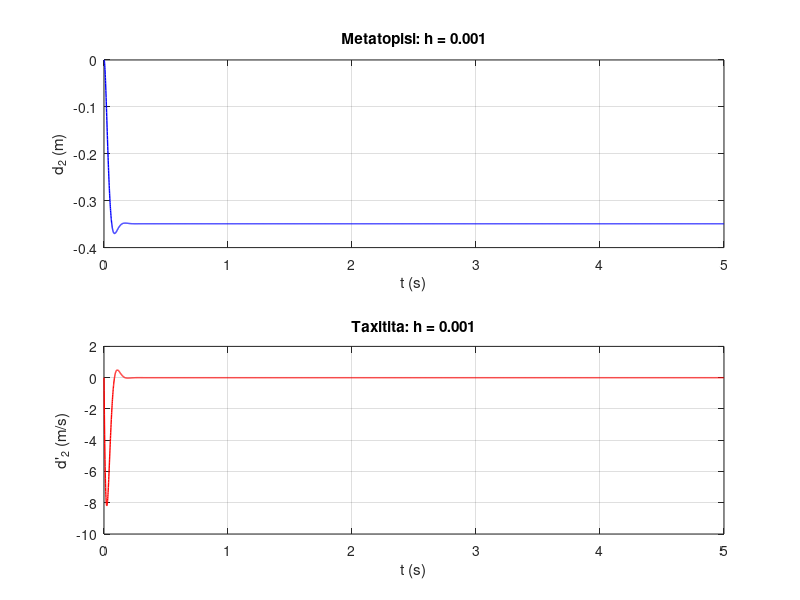
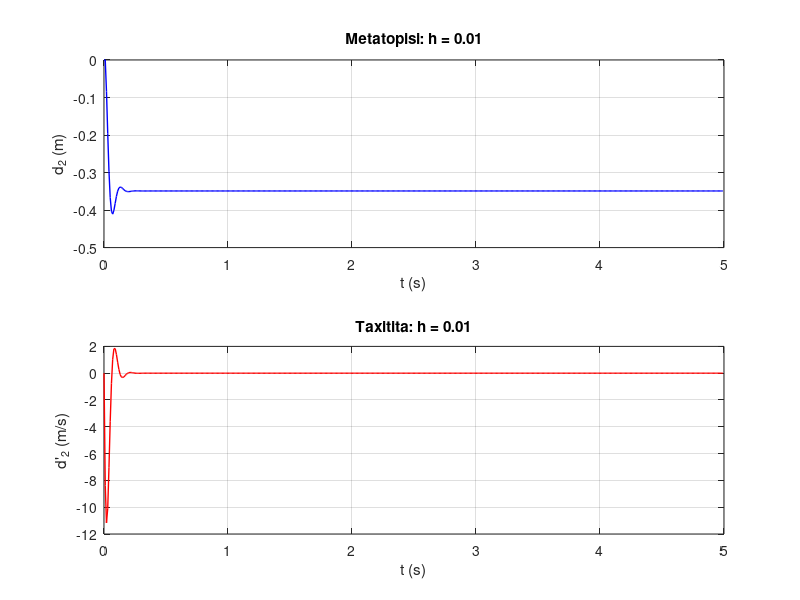
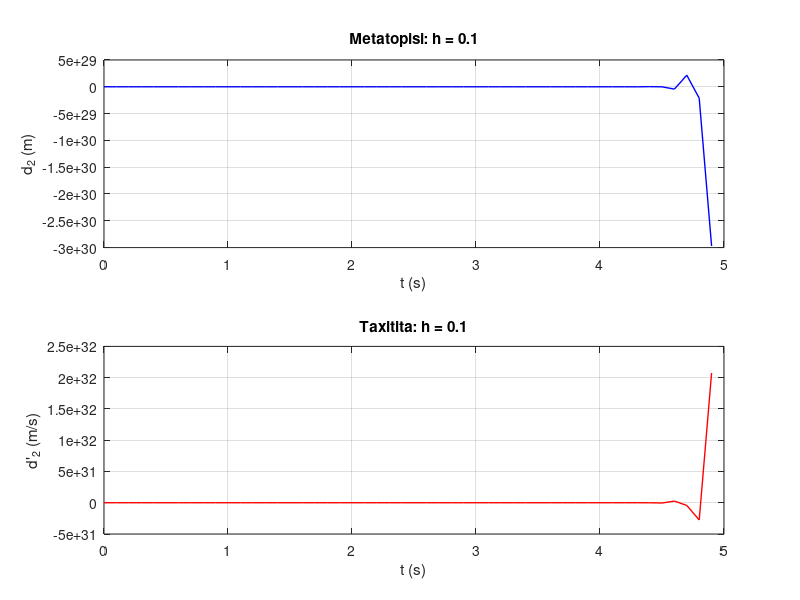

Write MATLAB code to recreate these figures, in order.
% Panagiotis Christodoulou AM 5501
% Charalampos Kounnapis AM 5401
% Dimitris Dimitriou AM 5399

% PINAKAS 3
AM=5501;
Kp2 = 1200.0;
Kd2 = 15.0 + AM / 300;
d2_des = -0.4 + AM / 100000;
%PINAKAS 2
m2 = 0.5;
g = 9.81;

h_values = [0.001, 0.01, 0.1]; % 3 times tou Vimatos

t_max = 5; % megistos xronos
for j = 1:length(h_values)    %for loop mexri to 3 (perni to length tou array vimatos)

    h = h_values(j); % perni tin timi h_values gia to analogo J (1,2,3)
    N = t_max / h; % arithmos vimatos
    t = 0:h:t_max-h; % xronos

    % arxikes sinthikes
    d2 = zeros(1, N);
    d2_tonos = zeros(1, N);
    d2(1) = 0; %arxiki thesi 0
    d2_tonos(1) = 0; % arxiki taxititas

    % Euler
    for i = 1:N-1
        % ypologismos tou d2'' xrisimopiontas tin tropopoimeni methodo euler 1d
        d2_dtonos = (Kp2 * (d2_des - d2(i)) - Kd2 * d2_tonos(i) - m2 * g) / m2;

        % enimerosi taxititas kai thesis
        d2_tonos(i+1) = d2_tonos(i) + h * d2_dtonos;
        d2(i+1) = d2(i) + h * d2_tonos(i);
    end

    %Grafikes gia Erotima 1 S
    figure;

    % Grafiki d2(t)
    subplot(2, 1, 1);
    plot(t, d2,'b','LineWidth', 1);
    xlabel('t (s)'); ylabel('d_2 (m)');
    title(['Metatopisi: h = ', num2str(h)]);
    grid on;

    % Grafiki d2'(t)
    subplot(2, 1, 2);
    plot(t, d2_tonos,'r', 'LineWidth', 1);
    xlabel('t (s)'); ylabel("d'_2 (m/s)");
    title(['Taxitita: h = ', num2str(h)]);
    grid on;
end
